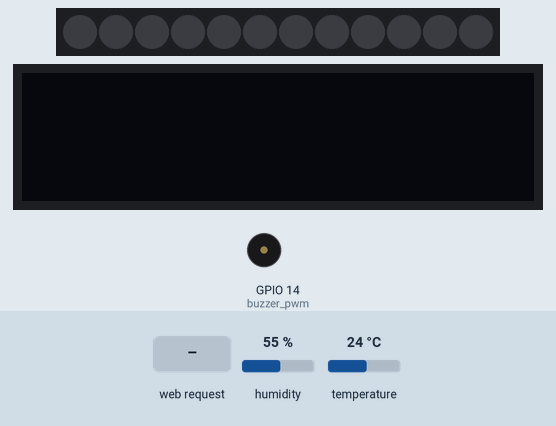
Simulated run of this program. Board: ESP32 board running MicroPython. Shown: 12 RGB LEDs in strip order, left to right, 128×32 one-colour display, buzzer (waves = sounding). The inputs (shaded band) are chosen by the test bench; at power-on: humidity 55 %, temperature 24 °C. The board's own WiFi access point starts at once; what the program prints to the serial console is not drawn.

Above: at 1.2 s.
1.3 s: HTTP request GET /beepbeep received
At 2.6 s:
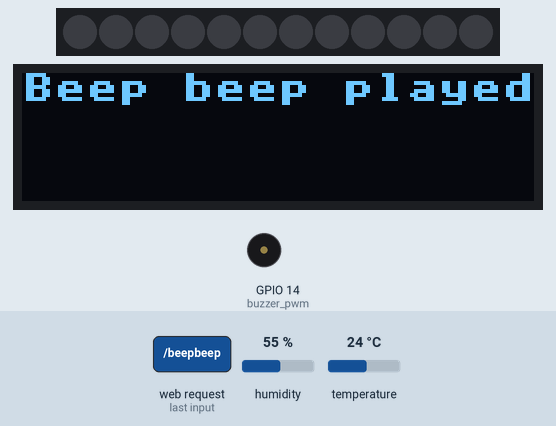
3.3 s: HTTP request GET /color received
At 3.8 s:
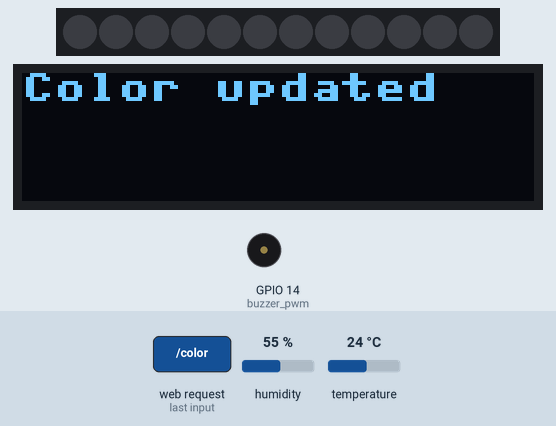
4.8 s: HTTP request GET /count received
At 6.0 s:
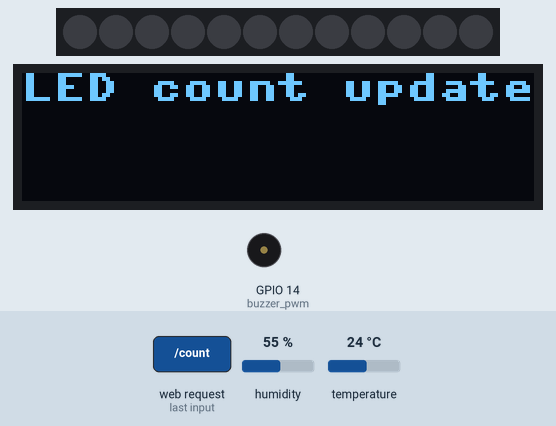
6.3 s: HTTP request GET /note received
At 7.2 s:
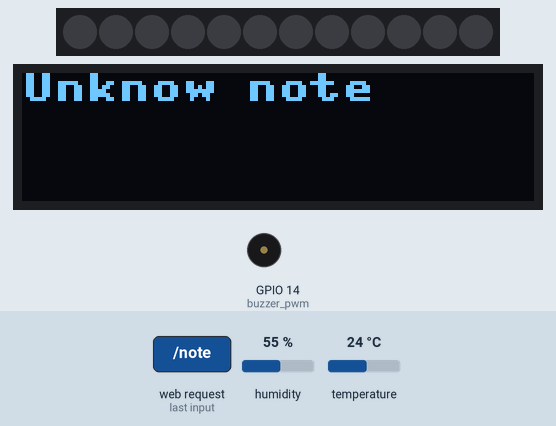
7.8 s: HTTP request GET /temperature received
At 9.0 s:
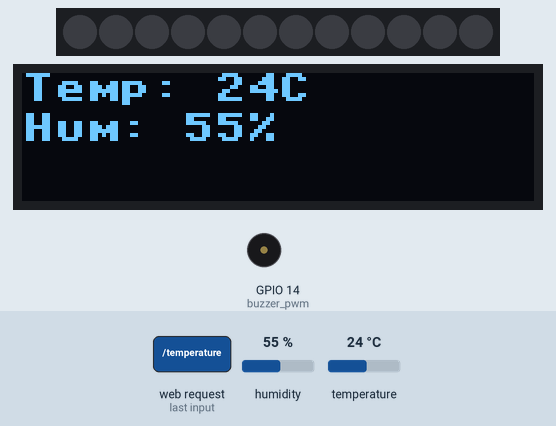
9.3 s: HTTP request GET /oled received
At 10.7 s:
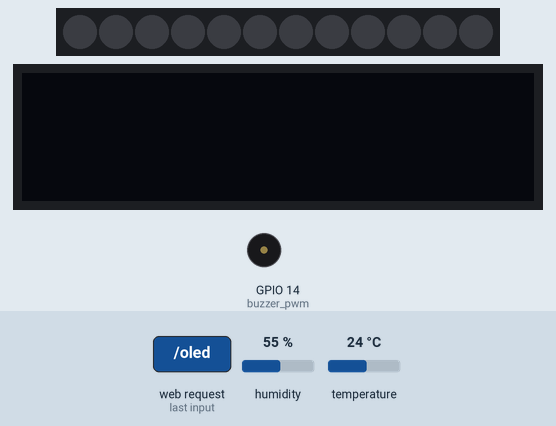
Timing chart, 0 to 11.8 s (numbered marks = the images above; inputs shaded):
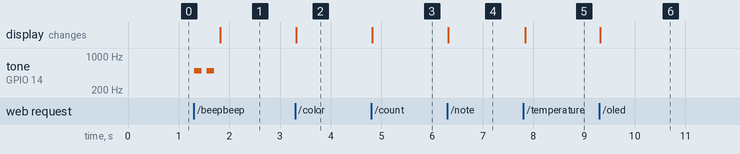

The program:

ESP32_Remote.py
```python
from microdot import Microdot, Response
import network
import time
from neopixel import NeoPixel
from machine import Pin
from machine import PWM, Pin # Added for the pin of buzzer
from utime import sleep	# Added for the time managment of buzzer
from machine import I2C, RTC # Added for the Oled screen
import ssd1306 # Added for the Oled screen
import dht # Added for dht11 sensor

# Config Wi-Fi
Name = "ESP32 Wifi"
Password = "123456789"

ap = network.WLAN(network.AP_IF)
ap.active(True)
ap.config(essid=Name, password=Password, authmode=3)

while not ap.active():
    print("Creating access point...")
    time.sleep(0.5)
print("Access Point created:", ap.ifconfig())

# LED Strip
led_strip = NeoPixel(Pin(23), 12)

current = 12
r = 0
g = 0
b = 0

def turn_on_LEDs():
    for i in range(12):
        if i < current:
            led_strip[i] = (r, g, b)
        else:
            led_strip[i] = (0, 0, 0)
    led_strip.write()

def display_status_on_oled(msg):
    oled.fill(0)
    oled.text(msg[:16], 0, 0)
    oled.show()

# Buzzer managment
buzzer_pwm = PWM(Pin(14))
buzzer_pwm.duty_u16(0)
notes_freq = {
    "C4": 262,
    "D4": 294,
    "E4": 330,
    "F4": 349,
    "G4": 392,
    "A4": 440,
    "B4": 494,
    "C5": 523,
}

# OLED managment
i2c = I2C(0, scl=Pin(22), sda=Pin(21), freq=400000)
oled = ssd1306.SSD1306_I2C(128, 32, i2c)

# Dht11 sensor managment
tmp = dht.DHT11(Pin(27))

# Web Server
app = Microdot()
Response.default_content_type = 'text/html'

html_site = """<html>
<head>
    <meta name="viewport" content="width=device-width, initial-scale=1.0">
    <title>ESP32 WEB</title>
</head>
<body>
    <h1>ESP32 Control</h1>
    <p>Status: {status}</p>

    <h3>LED control</h3>
    <form action="/color" method="get">
        <h4>Change color</h4>
        <label for="r" style="color: red;">RED:</label>
        <input type="range" name="r" min="0" max="255" value="0"><br>
        <label for="g" style="color: green;">GREEN:</label>
        <input type="range" name="g" min="0" max="255" value="0"><br>
        <label for="b" style="color: blue;">BLUE:</label>
        <input type="range" name="b" min="0" max="255" value="0"><br>
        <input type="submit" value="Set Color">
    </form>

    <form action="/count" method="get">
        <h4>Change LED count</h4>
        <input type="number" name="n" min="0" max="12" value="12">
        <input type="submit" value="Update">
    </form>

    <h3>Play notes</h3>
    <form action="/beepbeep" method="get" style="margin-bottom: 10px;">
        <input type="submit" value="Beep Beep!">
    </form>
    <form action="/note" method="get">
        <div>
            <button name="n" value="C4">Do (C)</button>
            <button name="n" value="D4">Ré (D)</button>
            <button name="n" value="E4">Mi (E)</button>
            <button name="n" value="F4">Fa (F)</button>
        </div>
        <div>
            <button name="n" value="G4">Sol (G)</button>
            <button name="n" value="A4">La (A)</button>
            <button name="n" value="B4">Si (B)</button>
            <button name="n" value="C5">Do (C5)</button>
        </div>
    </form>

    <h3>OLED display</h3>
    <form action="/oled" method="get">
        <input type="text" name="msg" maxlength="20" placeholder="Message to display">
        <input type="submit" value="Display">
    </form>

    <h3>DHT11 sensor</h3>
    <form action="/temperature" method="get">
        <input type="submit" value="Measure Temperature">
    </form>

</body>
</html>"""


@app.route('/')
def home(request):
    try:
        tmp.measure()
        temperature = tmp.temperature()
        humidity = tmp.humidity()
        status = f"Temp: {temperature}°C | Hum: {humidity}%"
    except:
        status = "Erreur DHT11 sensor"

    return html_site.format(status=status), 200

@app.route('/color')
def set_color(request):
    global r, g, b
    try:
        r = int(request.args.get('r', 0))
        g = int(request.args.get('g', 0))
        b = int(request.args.get('b', 0))
    except:
        return html_site.format(status='Error parsing color values'), 200

    turn_on_LEDs()
    status='Color updated'
    display_status_on_oled(status)
    return html_site.format(status=status), 200

@app.route('/count')
def set_count(request):
    global current
    try:
        current = int(request.args.get('n', 12))
    except:
        return html_site.format(status='Error parsing count'), 200

    turn_on_LEDs()
    status='LED count updated'
    display_status_on_oled(status)
    return html_site.format(status=status), 200

@app.route('/beepbeep')
def beepbeep(request):
    for _ in range(2):
        buzzer_pwm.freq(500)
        buzzer_pwm.duty_u16(32768)
        sleep(0.15)
        buzzer_pwm.duty_u16(0)
        sleep(0.1)

    status='Beep beep played'
    display_status_on_oled(status)
    return html_site.format(status=status), 200

@app.route('/note')
def play_note(request):
    note = request.args.get('n')

    if note in notes_freq:
        freq = notes_freq[note]
        buzzer_pwm.freq(freq)
        buzzer_pwm.duty_u16(32768)
        sleep(0.3)
        buzzer_pwm.duty_u16(0)
        status = f"Note played : {note}"
    else:
        status = "Unknow note"

    display_status_on_oled(status)
    return html_site.format(status=status), 200

@app.route('/oled')
def display_oled(request):
    message = request.args.get('msg', '')

    oled.fill(0)
    oled.text(message, 0, 0)
    oled.show()

    return html_site.format(status=f"Display message : {message}"), 200

@app.route('/temperature')
def temperature(request):
    try:
        tmp.measure()
        temperature = tmp.temperature()
        humidity = tmp.humidity()
        status = f"Temperature : {temperature}°C | Humidity : {humidity}%"

        # Displaying on OLED screen
        oled.fill(0)
        oled.text(f"Temp: {temperature}C", 0, 0)
        oled.text(f"Hum: {humidity}%", 0, 10)
        oled.show()
    except:
        status = "Erreur reading the sensor"
        oled.fill(0)
        oled.text("Sensor error", 0, 0)
        oled.show()

    return html_site.format(status=status), 200


# Server start
app.run(port=80, debug=True)
```

Measured:
- after the input at 1.3 s, tone on GPIO 14 (buzzer_pwm): alternates 500 Hz for 0.15 s and silent for 0.10 s, 4 changes in all, then stays silent, starting at once; the display: changes after 0.52 s (image 1)
- after the input at 3.3 s, the display: changes at once (image 2)
- after the input at 4.8 s, the display: changes at once (image 3)
- after the input at 6.3 s, the display: changes at once (image 4)
- after the input at 7.8 s, the display: changes at once (image 5)
- after the input at 9.3 s, the display: changes at once (image 6)
